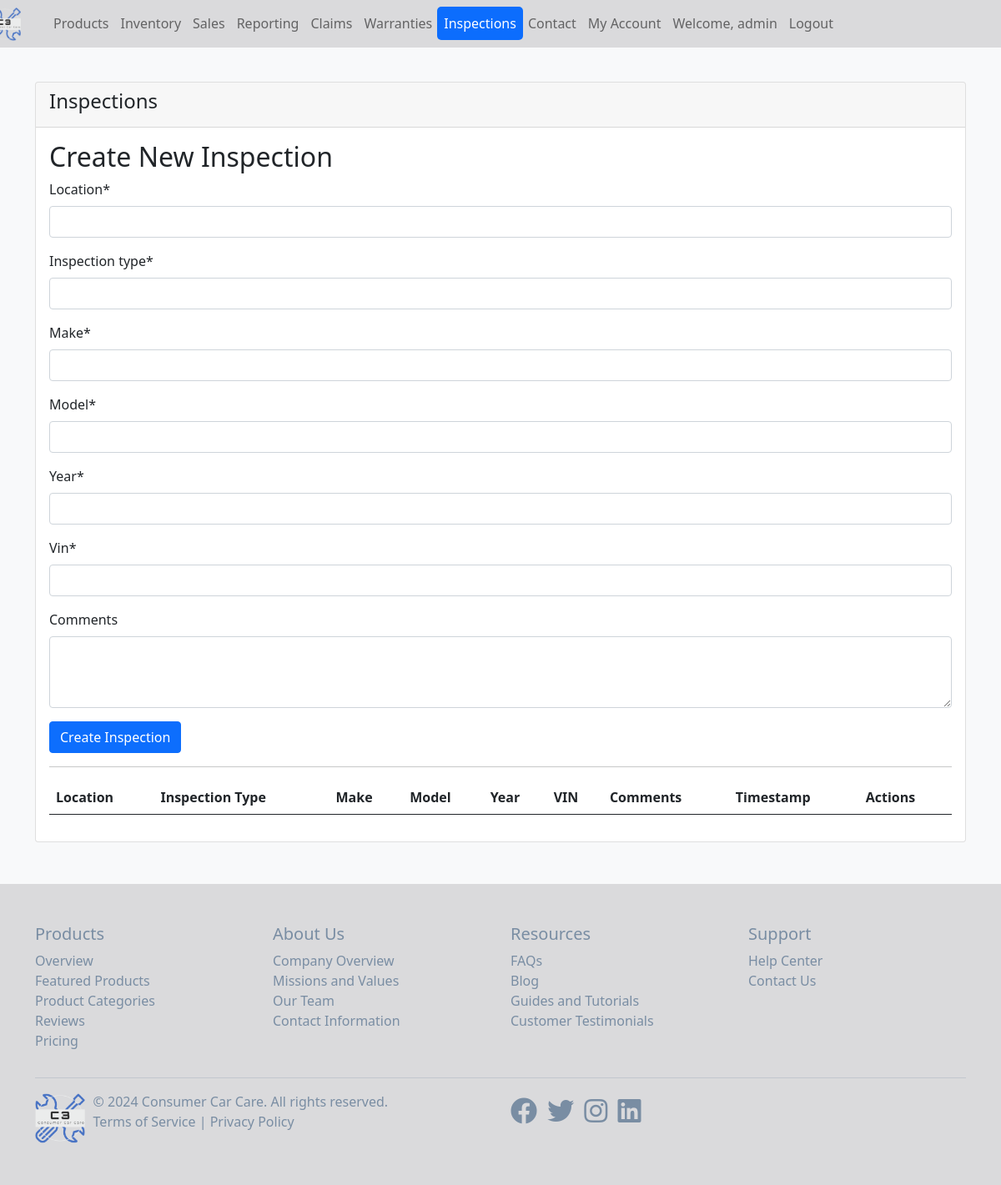
Page /inspections/ (signed in) on the earlier database version.
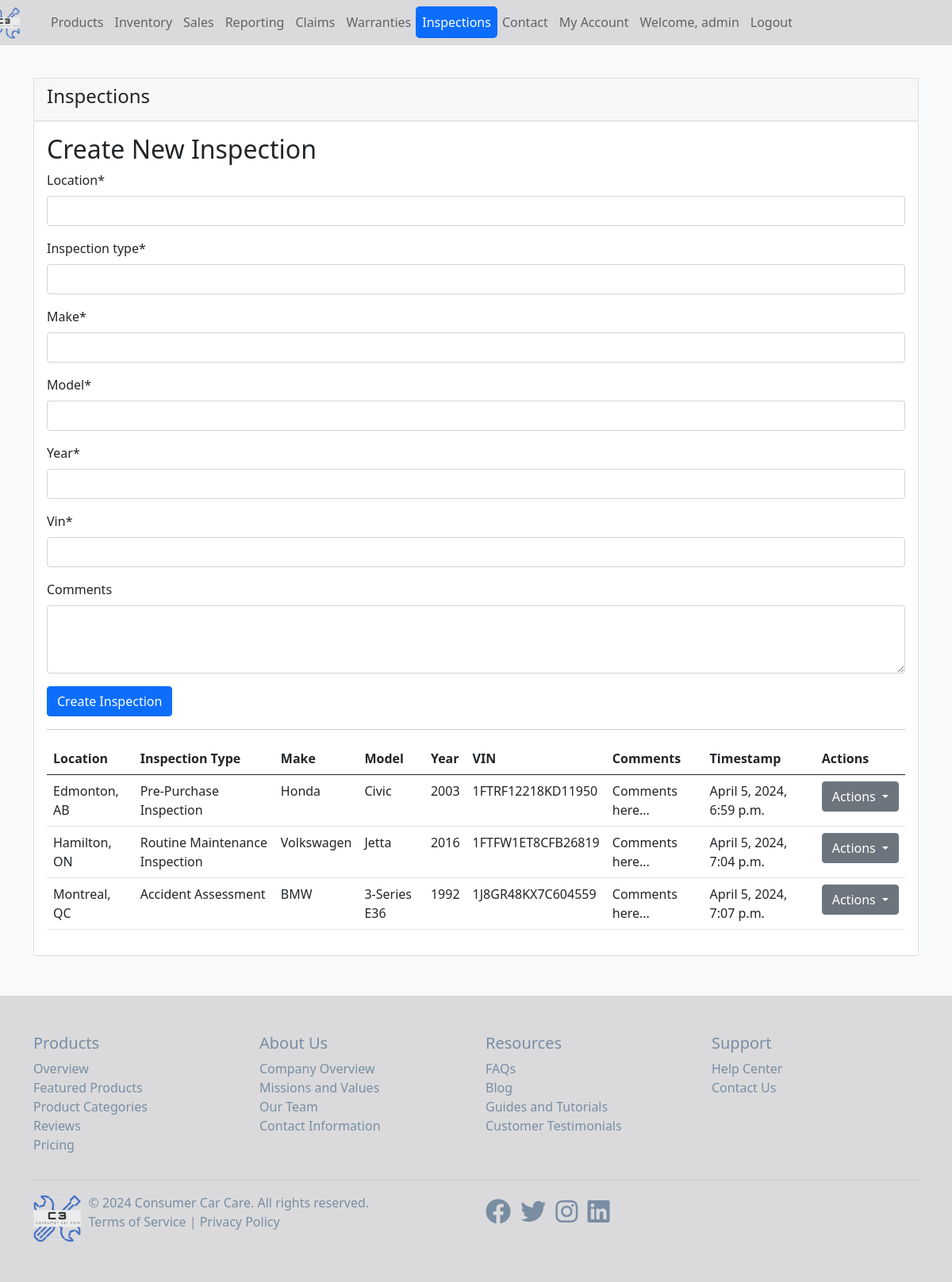
Same page on the later database version.
### main_app/models.py (models this page shows, shortened)
class Inspection(models.Model):
    location = models.CharField(max_length=200)
    inspection_type = models.CharField(max_length=100)
    make = models.CharField(max_length=100)
    model = models.CharField(max_length=100)
    year = models.PositiveIntegerField()
    vin = models.CharField(max_length=17, unique=True)
    comments = models.TextField(blank=True, null=True)
    timestamp = models.DateTimeField(default=timezone.now)

### main_app/views.py (the view)
# urls.py: path('inspections/', views.inspections_view, name='inspections'),
@login_required
def inspections_view(request):
    if request.method == 'POST':
        form = InspectionForm(request.POST)
        if form.is_valid():
            form.save()
            return redirect('inspections')
    else:
        form = InspectionForm()
    inspections = Inspection.objects.all()
    context = {
        'form': form,
        'inspections': inspections,
    }
    return render(request, 'main_app/inspections.html', context)

### main_app/forms.py
class InspectionForm(forms.ModelForm):
    class Meta:
        model = Inspection
        fields = ['location', 'inspection_type', 'make', 'model', 'year', 'vin', 'comments']
        widgets = {
            'comments': forms.Textarea(attrs={'rows': 3}),
        }

### main_app/templates/main_app/inspections.html (shortened to what this page needs)
{% extends 'main_app/base.html' %}
{% load crispy_forms_tags %}
{% block content %}
<div class="container mt-5">
    <div class="row">
        <div class="col-md-12">
            <div class="card">
                <div class="card-header">
                    <h4>Inspections</h4>
                </div>
                <div class="card-body">
                    <h2>Create New Inspection</h2>
                    <form method="post">
                        {{ form|crispy }}
                        <button type="submit" class="btn btn-primary">Create Inspection</button>
                    </form>
                    <hr>
                    <table class="table">
                        <thead>
                            <tr>
                                <th>Location</th>
                                <th>Inspection Type</th>
                                <th>Make</th>
                                <th>Model</th>
                                <th>Year</th>
                                <th>VIN</th>
                                <th>Comments</th>
                                <th>Timestamp</th>
                                <th>Actions</th>
                            </tr>
                        </thead>
                        <tbody>
                            {% for inspection in inspections %}
                            <tr>
                                <td>{{ inspection.location }}</td>
                                <td>{{ inspection.inspection_type }}</td>
                                <td>{{ inspection.make }}</td>
                                <td>{{ inspection.model }}</td>
                                <td>{{ inspection.year }}</td>
                                <td>{{ inspection.vin }}</td>
                                <td>{{ inspection.comments|truncatechars:50 }}</td>
                                <td>{{ inspection.timestamp }}</td>
                                <td>
                                    <div class="dropdown">
                                        <button class="btn btn-secondary dropdown-toggle" type="button" id="actionsDropdown{{ inspection.id }}" data-toggle="dropdown" aria-haspopup="true" aria-expanded="false">
                                            Actions
                                        </button>
                                    </div>
                                </td>
                            </tr>
                            {% endfor %}
                        </tbody>
                    </table>
                </div>
            </div>
        </div>
    </div>
</div>
{% endblock %}

Differences in the rows shown:
added Inspection: location "Edmonton, AB", inspection_type "Pre-Purchase Inspection", make "Honda", model "Civic", year "2003", vin "1FTRF12218KD11950", comments "Comments here...", timestamp "April 5, 2024, 6:59 p.m."
added Inspection: location "Hamilton, ON", inspection_type "Routine Maintenance Inspection", make "Volkswagen", model "Jetta", year "2016", vin "1FTFW1ET8CFB26819", comments "Comments here...", timestamp "April 5, 2024, 7:04 p.m."
added Inspection: location "Montreal, QC", inspection_type "Accident Assessment", make "BMW", model "3-Series E36", year "1992", vin "1J8GR48KX7C604559", comments "Comments here...", timestamp "April 5, 2024, 7:07 p.m."
